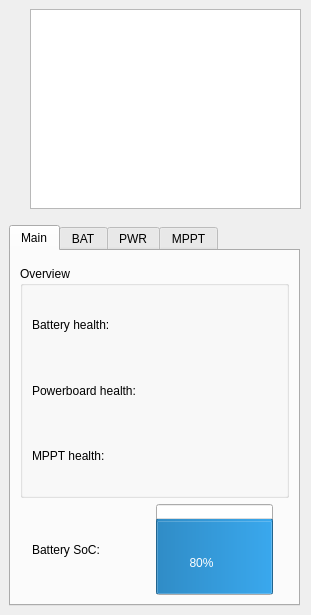
<?xml version="1.0" encoding="UTF-8"?>
<ui version="4.0">
 <class>EnergyBudget</class>
 <widget class="QWidget" name="EnergyBudget">
  <property name="geometry">
   <rect>
    <x>0</x>
    <y>0</y>
    <width>311</width>
    <height>615</height>
   </rect>
  </property>
  <property name="focusPolicy">
   <enum>Qt::NoFocus</enum>
  </property>
  <property name="windowTitle">
   <string>Energy widget</string>
  </property>
  <widget class="QGraphicsView" name="overviewGraphicsView">
   <property name="geometry">
    <rect>
     <x>30</x>
     <y>9</y>
     <width>271</width>
     <height>200</height>
    </rect>
   </property>
   <property name="sizePolicy">
    <sizepolicy hsizetype="Expanding" vsizetype="Expanding">
     <horstretch>0</horstretch>
     <verstretch>0</verstretch>
    </sizepolicy>
   </property>
   <property name="minimumSize">
    <size>
     <width>250</width>
     <height>200</height>
    </size>
   </property>
   <property name="baseSize">
    <size>
     <width>250</width>
     <height>200</height>
    </size>
   </property>
   <property name="font">
    <font>
     <stylestrategy>PreferAntialias</stylestrategy>
    </font>
   </property>
   <property name="verticalScrollBarPolicy">
    <enum>Qt::ScrollBarAlwaysOff</enum>
   </property>
   <property name="horizontalScrollBarPolicy">
    <enum>Qt::ScrollBarAlwaysOff</enum>
   </property>
   <property name="interactive">
    <bool>false</bool>
   </property>
   <property name="resizeAnchor">
    <enum>QGraphicsView::AnchorViewCenter</enum>
   </property>
  </widget>
  <widget class="QTabWidget" name="tabWidget">
   <property name="geometry">
    <rect>
     <x>9</x>
     <y>225</y>
     <width>291</width>
     <height>381</height>
    </rect>
   </property>
   <property name="tabPosition">
    <enum>QTabWidget::North</enum>
   </property>
   <property name="tabShape">
    <enum>QTabWidget::Rounded</enum>
   </property>
   <property name="currentIndex">
    <number>0</number>
   </property>
   <property name="iconSize">
    <size>
     <width>12</width>
     <height>12</height>
    </size>
   </property>
   <widget class="QWidget" name="overviewTab">
    <attribute name="title">
     <string>Main</string>
    </attribute>
    <layout class="QVBoxLayout" name="verticalLayout">
     <property name="topMargin">
      <number>15</number>
     </property>
     <item>
      <widget class="QGroupBox" name="PowerGroupBox">
       <property name="title">
        <string>Overview</string>
       </property>
       <layout class="QGridLayout" name="gridLayout_3">
        <property name="topMargin">
         <number>9</number>
        </property>
        <item row="0" column="0">
         <layout class="QVBoxLayout" name="verticalLayout_2">
          <item>
           <widget class="QLabel" name="label">
            <property name="text">
             <string>Battery health:</string>
            </property>
           </widget>
          </item>
          <item>
           <widget class="QLabel" name="label_2">
            <property name="text">
             <string>Powerboard health:</string>
            </property>
           </widget>
          </item>
          <item>
           <widget class="QLabel" name="label_3">
            <property name="text">
             <string>MPPT health:</string>
            </property>
           </widget>
          </item>
         </layout>
        </item>
        <item row="0" column="1">
         <layout class="QVBoxLayout" name="verticalLayout_3">
          <item>
           <widget class="LED" name="BatteryHealthLED" native="true">
            <property name="cursor">
             <cursorShape>UpArrowCursor</cursorShape>
            </property>
            <property name="toolTip">
             <string>Check battery tab (BAT) for more details</string>
            </property>
            <property name="statusTip">
             <string/>
            </property>
            <property name="diameter" stdset="0">
             <double>5.000000000000000</double>
            </property>
            <property name="color" stdset="0">
             <color>
              <red>136</red>
              <green>138</green>
              <blue>133</blue>
             </color>
            </property>
           </widget>
          </item>
          <item>
           <widget class="LED" name="PwrBrdHealthLED" native="true">
            <property name="cursor">
             <cursorShape>UpArrowCursor</cursorShape>
            </property>
            <property name="toolTip">
             <string>Check powerboard tab (PWR) for more details</string>
            </property>
            <property name="statusTip">
             <string/>
            </property>
            <property name="diameter" stdset="0">
             <double>5.000000000000000</double>
            </property>
            <property name="color" stdset="0">
             <color>
              <red>136</red>
              <green>138</green>
              <blue>133</blue>
             </color>
            </property>
           </widget>
          </item>
          <item>
           <widget class="LED" name="MPPTHealthLED" native="true">
            <property name="cursor">
             <cursorShape>UpArrowCursor</cursorShape>
            </property>
            <property name="toolTip">
             <string>Check MPPT tab for more details</string>
            </property>
            <property name="diameter" stdset="0">
             <double>5.000000000000000</double>
            </property>
            <property name="color" stdset="0">
             <color>
              <red>136</red>
              <green>138</green>
              <blue>133</blue>
             </color>
            </property>
           </widget>
          </item>
         </layout>
        </item>
       </layout>
      </widget>
     </item>
     <item>
      <layout class="QGridLayout" name="gridLayout_4">
       <property name="leftMargin">
        <number>12</number>
       </property>
       <property name="topMargin">
        <number>0</number>
       </property>
       <property name="rightMargin">
        <number>16</number>
       </property>
       <property name="horizontalSpacing">
        <number>56</number>
       </property>
       <item row="0" column="1">
        <widget class="QProgressBar" name="bat1SoCBar">
         <property name="enabled">
          <bool>true</bool>
         </property>
         <property name="sizePolicy">
          <sizepolicy hsizetype="Expanding" vsizetype="Fixed">
           <horstretch>0</horstretch>
           <verstretch>0</verstretch>
          </sizepolicy>
         </property>
         <property name="minimumSize">
          <size>
           <width>30</width>
           <height>90</height>
          </size>
         </property>
         <property name="value">
          <number>80</number>
         </property>
         <property name="alignment">
          <set>Qt::AlignCenter</set>
         </property>
         <property name="textVisible">
          <bool>true</bool>
         </property>
         <property name="orientation">
          <enum>Qt::Vertical</enum>
         </property>
         <property name="invertedAppearance">
          <bool>false</bool>
         </property>
         <property name="textDirection">
          <enum>QProgressBar::BottomToTop</enum>
         </property>
        </widget>
       </item>
       <item row="0" column="0">
        <widget class="QLabel" name="label_4">
         <property name="text">
          <string>Battery SoC:</string>
         </property>
        </widget>
       </item>
      </layout>
     </item>
    </layout>
   </widget>
   <widget class="QWidget" name="batteryTab">
    <attribute name="title">
     <string>BAT</string>
    </attribute>
    <widget class="QWidget" name="formLayoutWidget">
     <property name="geometry">
      <rect>
       <x>10</x>
       <y>10</y>
       <width>271</width>
       <height>335</height>
      </rect>
     </property>
     <layout class="QFormLayout" name="formLayout">
      <property name="labelAlignment">
       <set>Qt::AlignLeading|Qt::AlignLeft|Qt::AlignTop</set>
      </property>
      <property name="formAlignment">
       <set>Qt::AlignRight|Qt::AlignTop|Qt::AlignTrailing</set>
      </property>
      <property name="horizontalSpacing">
       <number>25</number>
      </property>
      <property name="topMargin">
       <number>10</number>
      </property>
      <property name="rightMargin">
       <number>6</number>
      </property>
      <item row="0" column="0">
       <widget class="QLabel" name="label_5">
        <property name="minimumSize">
         <size>
          <width>0</width>
          <height>38</height>
         </size>
        </property>
        <property name="text">
         <string>Status flags:</string>
        </property>
        <property name="alignment">
         <set>Qt::AlignLeading|Qt::AlignLeft|Qt::AlignVCenter</set>
        </property>
       </widget>
      </item>
      <item row="1" column="0">
       <widget class="Line" name="line_3">
        <property name="orientation">
         <enum>Qt::Horizontal</enum>
        </property>
       </widget>
      </item>
      <item row="2" column="0">
       <widget class="QLabel" name="batVLabel">
        <property name="text">
         <string>Voltage:</string>
        </property>
       </widget>
      </item>
      <item row="2" column="1">
       <widget class="QLabel" name="bat1VLabel">
        <property name="text">
         <string>N/A</string>
        </property>
        <property name="alignment">
         <set>Qt::AlignRight|Qt::AlignTrailing|Qt::AlignVCenter</set>
        </property>
       </widget>
      </item>
      <item row="3" column="0">
       <widget class="QLabel" name="batALabel">
        <property name="text">
         <string>Current:</string>
        </property>
       </widget>
      </item>
      <item row="3" column="1">
       <widget class="QLabel" name="bat1ALabel">
        <property name="text">
         <string>N/A</string>
        </property>
        <property name="alignment">
         <set>Qt::AlignRight|Qt::AlignTrailing|Qt::AlignVCenter</set>
        </property>
       </widget>
      </item>
      <item row="4" column="0">
       <widget class="QLabel" name="batPowerLabel">
        <property name="text">
         <string>Power:</string>
        </property>
       </widget>
      </item>
      <item row="4" column="1">
       <widget class="QLabel" name="bat1PowerLabel">
        <property name="text">
         <string>N/A</string>
        </property>
        <property name="alignment">
         <set>Qt::AlignRight|Qt::AlignTrailing|Qt::AlignVCenter</set>
        </property>
       </widget>
      </item>
      <item row="5" column="0">
       <widget class="QLabel" name="batTempLabel">
        <property name="text">
         <string>Temp:</string>
        </property>
       </widget>
      </item>
      <item row="5" column="1">
       <widget class="QLabel" name="bat1TempLabel">
        <property name="text">
         <string>N/A</string>
        </property>
        <property name="alignment">
         <set>Qt::AlignRight|Qt::AlignTrailing|Qt::AlignVCenter</set>
        </property>
       </widget>
      </item>
      <item row="6" column="0">
       <widget class="Line" name="line_2">
        <property name="orientation">
         <enum>Qt::Horizontal</enum>
        </property>
       </widget>
      </item>
      <item row="7" column="0">
       <widget class="QLabel" name="batCell1Label">
        <property name="text">
         <string>Cell1:</string>
        </property>
       </widget>
      </item>
      <item row="7" column="1">
       <widget class="QLabel" name="bat1Cell1Label">
        <property name="text">
         <string>N/A</string>
        </property>
        <property name="alignment">
         <set>Qt::AlignRight|Qt::AlignTrailing|Qt::AlignVCenter</set>
        </property>
       </widget>
      </item>
      <item row="8" column="0">
       <widget class="QLabel" name="batCell2Label">
        <property name="text">
         <string>Cell2:</string>
        </property>
       </widget>
      </item>
      <item row="8" column="1">
       <widget class="QLabel" name="bat1Cell2Label">
        <property name="text">
         <string>N/A</string>
        </property>
        <property name="alignment">
         <set>Qt::AlignRight|Qt::AlignTrailing|Qt::AlignVCenter</set>
        </property>
       </widget>
      </item>
      <item row="9" column="0">
       <widget class="QLabel" name="batCell3Label">
        <property name="text">
         <string>Cell3:</string>
        </property>
       </widget>
      </item>
      <item row="9" column="1">
       <widget class="QLabel" name="bat1Cell3Label">
        <property name="text">
         <string>N/A</string>
        </property>
        <property name="alignment">
         <set>Qt::AlignRight|Qt::AlignTrailing|Qt::AlignVCenter</set>
        </property>
       </widget>
      </item>
      <item row="10" column="0">
       <widget class="QLabel" name="batCell4Label">
        <property name="text">
         <string>Cell4:</string>
        </property>
       </widget>
      </item>
      <item row="10" column="1">
       <widget class="QLabel" name="bat1Cell4Label">
        <property name="text">
         <string>N/A</string>
        </property>
        <property name="alignment">
         <set>Qt::AlignRight|Qt::AlignTrailing|Qt::AlignVCenter</set>
        </property>
       </widget>
      </item>
      <item row="11" column="0">
       <widget class="QLabel" name="batCell5Label">
        <property name="text">
         <string>Cell5:</string>
        </property>
       </widget>
      </item>
      <item row="11" column="1">
       <widget class="QLabel" name="bat1Cell5Label">
        <property name="text">
         <string>N/A</string>
        </property>
        <property name="alignment">
         <set>Qt::AlignRight|Qt::AlignTrailing|Qt::AlignVCenter</set>
        </property>
       </widget>
      </item>
      <item row="12" column="0">
       <widget class="QLabel" name="batCell6Label">
        <property name="text">
         <string>Cell6:</string>
        </property>
       </widget>
      </item>
      <item row="12" column="1">
       <widget class="QLabel" name="bat1Cell6Label">
        <property name="text">
         <string>N/A</string>
        </property>
        <property name="alignment">
         <set>Qt::AlignRight|Qt::AlignTrailing|Qt::AlignVCenter</set>
        </property>
       </widget>
      </item>
      <item row="0" column="1">
       <widget class="QLabel" name="bat1StatusFlags">
        <property name="text">
         <string>N/A</string>
        </property>
        <property name="alignment">
         <set>Qt::AlignCenter</set>
        </property>
       </widget>
      </item>
     </layout>
    </widget>
   </widget>
   <widget class="QWidget" name="PWR">
    <attribute name="title">
     <string>PWR</string>
    </attribute>
    <widget class="QWidget" name="formLayoutWidget_2">
     <property name="geometry">
      <rect>
       <x>10</x>
       <y>10</y>
       <width>271</width>
       <height>352</height>
      </rect>
     </property>
     <layout class="QFormLayout" name="formLayout_2">
      <property name="labelAlignment">
       <set>Qt::AlignLeading|Qt::AlignLeft|Qt::AlignTop</set>
      </property>
      <property name="formAlignment">
       <set>Qt::AlignRight|Qt::AlignTop|Qt::AlignTrailing</set>
      </property>
      <property name="horizontalSpacing">
       <number>12</number>
      </property>
      <property name="topMargin">
       <number>10</number>
      </property>
      <property name="rightMargin">
       <number>6</number>
      </property>
      <item row="0" column="0">
       <widget class="QLabel" name="label_6">
        <property name="minimumSize">
         <size>
          <width>0</width>
          <height>22</height>
         </size>
        </property>
        <property name="text">
         <string>Status flags:</string>
        </property>
        <property name="alignment">
         <set>Qt::AlignLeading|Qt::AlignLeft|Qt::AlignVCenter</set>
        </property>
       </widget>
      </item>
      <item row="1" column="0">
       <widget class="Line" name="line_4">
        <property name="orientation">
         <enum>Qt::Horizontal</enum>
        </property>
       </widget>
      </item>
      <item row="2" column="0">
       <widget class="QLabel" name="batVLabel_2">
        <property name="text">
         <string>Sys. voltage:</string>
        </property>
       </widget>
      </item>
      <item row="2" column="1">
       <widget class="QLabel" name="PwrBrdSysVolt">
        <property name="text">
         <string>N/A</string>
        </property>
        <property name="alignment">
         <set>Qt::AlignRight|Qt::AlignTrailing|Qt::AlignVCenter</set>
        </property>
       </widget>
      </item>
      <item row="3" column="0">
       <widget class="QLabel" name="batALabel_2">
        <property name="text">
         <string>Sys. current:</string>
        </property>
       </widget>
      </item>
      <item row="3" column="1">
       <widget class="QLabel" name="PwrBrdSysCurrent">
        <property name="text">
         <string>N/A</string>
        </property>
        <property name="alignment">
         <set>Qt::AlignRight|Qt::AlignTrailing|Qt::AlignVCenter</set>
        </property>
       </widget>
      </item>
      <item row="4" column="0">
       <widget class="QLabel" name="batPowerLabel_2">
        <property name="text">
         <string>Sys. power</string>
        </property>
       </widget>
      </item>
      <item row="4" column="1">
       <widget class="QLabel" name="PwrBrdSysPower">
        <property name="text">
         <string>N/A</string>
        </property>
        <property name="alignment">
         <set>Qt::AlignRight|Qt::AlignTrailing|Qt::AlignVCenter</set>
        </property>
       </widget>
      </item>
      <item row="5" column="0">
       <widget class="Line" name="line_5">
        <property name="orientation">
         <enum>Qt::Horizontal</enum>
        </property>
       </widget>
      </item>
      <item row="6" column="0">
       <widget class="QLabel" name="batCell1Label_2">
        <property name="text">
         <string>Servo volt.</string>
        </property>
       </widget>
      </item>
      <item row="6" column="1">
       <widget class="QLabel" name="PwrBrdServoVolt">
        <property name="text">
         <string>N/A</string>
        </property>
        <property name="alignment">
         <set>Qt::AlignRight|Qt::AlignTrailing|Qt::AlignVCenter</set>
        </property>
       </widget>
      </item>
      <item row="7" column="0">
       <widget class="QLabel" name="batCell2Label_2">
        <property name="text">
         <string>Digital volt.</string>
        </property>
       </widget>
      </item>
      <item row="7" column="1">
       <widget class="QLabel" name="PwrBrdDigitalVolt">
        <property name="text">
         <string>N/A</string>
        </property>
        <property name="alignment">
         <set>Qt::AlignRight|Qt::AlignTrailing|Qt::AlignVCenter</set>
        </property>
       </widget>
      </item>
      <item row="8" column="0">
       <widget class="QLabel" name="batCell3Label_2">
        <property name="text">
         <string>Motor current:</string>
        </property>
       </widget>
      </item>
      <item row="8" column="1">
       <widget class="QLabel" name="PwrBrdMotorCurrent">
        <property name="text">
         <string>N/A</string>
        </property>
        <property name="alignment">
         <set>Qt::AlignRight|Qt::AlignTrailing|Qt::AlignVCenter</set>
        </property>
       </widget>
      </item>
      <item row="9" column="0">
       <widget class="QLabel" name="batCell4Label_2">
        <property name="text">
         <string>Analog current:</string>
        </property>
       </widget>
      </item>
      <item row="9" column="1">
       <widget class="QLabel" name="PwrBrdAnalogCurrent">
        <property name="text">
         <string>N/A</string>
        </property>
        <property name="alignment">
         <set>Qt::AlignRight|Qt::AlignTrailing|Qt::AlignVCenter</set>
        </property>
       </widget>
      </item>
      <item row="10" column="0">
       <widget class="QLabel" name="batCell5Label_2">
        <property name="text">
         <string>Digital current</string>
        </property>
       </widget>
      </item>
      <item row="10" column="1">
       <widget class="QLabel" name="PwrBrdDigitalCurrent">
        <property name="text">
         <string>N/A</string>
        </property>
        <property name="alignment">
         <set>Qt::AlignRight|Qt::AlignTrailing|Qt::AlignVCenter</set>
        </property>
       </widget>
      </item>
      <item row="11" column="0">
       <widget class="QLabel" name="batCell6Label_2">
        <property name="text">
         <string>Aux. current</string>
        </property>
       </widget>
      </item>
      <item row="11" column="1">
       <widget class="QLabel" name="PwrBrdAuxCurrent">
        <property name="text">
         <string>N/A</string>
        </property>
        <property name="alignment">
         <set>Qt::AlignRight|Qt::AlignTrailing|Qt::AlignVCenter</set>
        </property>
       </widget>
      </item>
      <item row="12" column="0">
       <widget class="QLabel" name="label_8">
        <property name="text">
         <string>Ext. current</string>
        </property>
       </widget>
      </item>
      <item row="12" column="1">
       <widget class="QLabel" name="PwrBrdExtCurrent">
        <property name="text">
         <string>N/A</string>
        </property>
        <property name="alignment">
         <set>Qt::AlignRight|Qt::AlignTrailing|Qt::AlignVCenter</set>
        </property>
       </widget>
      </item>
      <item row="0" column="1">
       <widget class="QLabel" name="PwrBrdStatusFlags">
        <property name="text">
         <string>N/A</string>
        </property>
        <property name="alignment">
         <set>Qt::AlignCenter</set>
        </property>
       </widget>
      </item>
     </layout>
    </widget>
   </widget>
   <widget class="QWidget" name="mpptTab">
    <attribute name="title">
     <string>MPPT</string>
    </attribute>
    <layout class="QGridLayout" name="gridLayout">
     <item row="13" column="1">
      <spacer name="verticalSpacer_2">
       <property name="orientation">
        <enum>Qt::Vertical</enum>
       </property>
       <property name="sizeHint" stdset="0">
        <size>
         <width>20</width>
         <height>125</height>
        </size>
       </property>
      </spacer>
     </item>
     <item row="0" column="0">
      <spacer name="verticalSpacer_3">
       <property name="orientation">
        <enum>Qt::Vertical</enum>
       </property>
       <property name="sizeType">
        <enum>QSizePolicy::Fixed</enum>
       </property>
       <property name="sizeHint" stdset="0">
        <size>
         <width>20</width>
         <height>10</height>
        </size>
       </property>
      </spacer>
     </item>
     <item row="6" column="0">
      <widget class="QLabel" name="mpptALabel">
       <property name="text">
        <string>Current:</string>
       </property>
      </widget>
     </item>
     <item row="6" column="1">
      <widget class="QLabel" name="mppt1ALabel">
       <property name="text">
        <string>N/A</string>
       </property>
       <property name="alignment">
        <set>Qt::AlignRight|Qt::AlignTrailing|Qt::AlignVCenter</set>
       </property>
      </widget>
     </item>
     <item row="13" column="0">
      <spacer name="verticalSpacer">
       <property name="orientation">
        <enum>Qt::Vertical</enum>
       </property>
       <property name="sizeHint" stdset="0">
        <size>
         <width>20</width>
         <height>125</height>
        </size>
       </property>
      </spacer>
     </item>
     <item row="7" column="0">
      <widget class="QLabel" name="mpptPowerLabel">
       <property name="text">
        <string>Power:</string>
       </property>
      </widget>
     </item>
     <item row="3" column="0">
      <widget class="QLabel" name="mpptModLabel">
       <property name="text">
        <string>Mode:</string>
       </property>
      </widget>
     </item>
     <item row="2" column="1">
      <widget class="Line" name="line">
       <property name="orientation">
        <enum>Qt::Horizontal</enum>
       </property>
      </widget>
     </item>
     <item row="7" column="1">
      <widget class="QLabel" name="mppt1PowerLabel">
       <property name="text">
        <string>N/A</string>
       </property>
       <property name="alignment">
        <set>Qt::AlignRight|Qt::AlignTrailing|Qt::AlignVCenter</set>
       </property>
      </widget>
     </item>
     <item row="5" column="0">
      <widget class="QLabel" name="mpptVLabel">
       <property name="text">
        <string>Voltage:</string>
       </property>
      </widget>
     </item>
     <item row="3" column="1">
      <widget class="QLabel" name="mppt1ModLabel">
       <property name="text">
        <string>N/A</string>
       </property>
       <property name="alignment">
        <set>Qt::AlignRight|Qt::AlignTrailing|Qt::AlignVCenter</set>
       </property>
      </widget>
     </item>
     <item row="11" column="1">
      <widget class="QLabel" name="mppt1PwmLabel">
       <property name="text">
        <string>N/A</string>
       </property>
       <property name="alignment">
        <set>Qt::AlignRight|Qt::AlignTrailing|Qt::AlignVCenter</set>
       </property>
      </widget>
     </item>
     <item row="5" column="1">
      <widget class="QLabel" name="mppt1VLabel">
       <property name="text">
        <string>N/A</string>
       </property>
       <property name="alignment">
        <set>Qt::AlignRight|Qt::AlignTrailing|Qt::AlignVCenter</set>
       </property>
      </widget>
     </item>
     <item row="1" column="0">
      <widget class="QLabel" name="mpptStatLabel">
       <property name="text">
        <string>Status flags:</string>
       </property>
      </widget>
     </item>
     <item row="12" column="1">
      <widget class="QPushButton" name="ResetMPPTButton">
       <property name="text">
        <string>Reset this MPPT</string>
       </property>
      </widget>
     </item>
     <item row="1" column="1">
      <widget class="QLabel" name="mppt1StatLabel">
       <property name="text">
        <string>N/A</string>
       </property>
       <property name="alignment">
        <set>Qt::AlignCenter</set>
       </property>
      </widget>
     </item>
     <item row="11" column="0">
      <widget class="QLabel" name="mpptPwmLabel">
       <property name="text">
        <string>PWM:</string>
       </property>
      </widget>
     </item>
    </layout>
   </widget>
  </widget>
 </widget>
 <customwidgets>
  <customwidget>
   <class>LED</class>
   <extends>QWidget</extends>
   <header>ASLCustomWidgets/EnergyBudget/LED.h</header>
  </customwidget>
 </customwidgets>
 <resources/>
 <connections/>
</ui>
